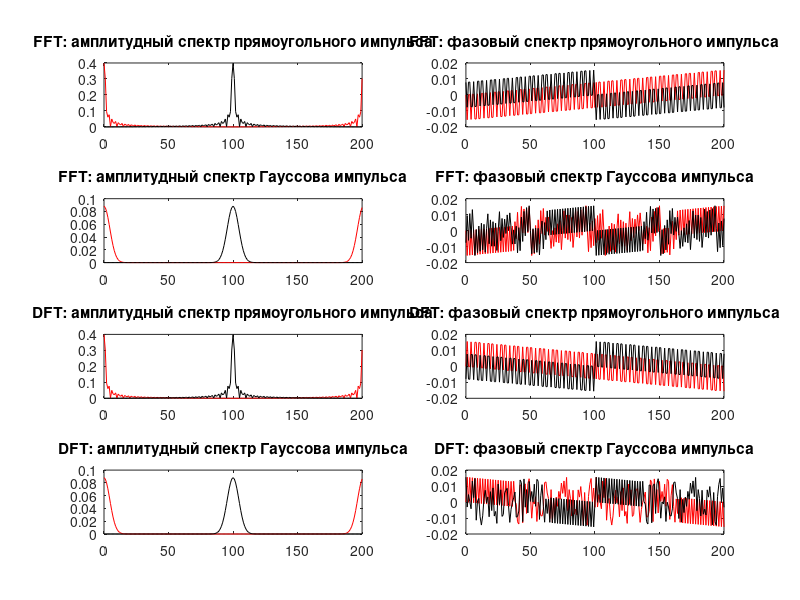

Source code (MATLAB):
function lab_2()
T = 2.0;
A = 1.0;
sigma = 0.5;

% Границы расчета
mult = 5;
t = -mult:0.05:mult;

% Расчет импульсных функций
x1 = zeros(size(t));
x1(abs(t) - T < 0) = 1;
x1(abs(t) == T) = 0.5;
x2 = A * exp(-(t/sigma).^2);

% FFT
yx1 = fft(x1);
yx2 = fft(x2);

% FFT 
yg1 = fftshift(yx1);
yg2 = fftshift(yx2);

% DFT 
zx1 = dft(x1);
zx2 = dft(x2);

% DFT 
zg1 = fftshift(zx1);
zg2 = fftshift(zx2);

M = 0:length(t)-1;

figure (1);
subplot(4,2,1);
plot(M,abs(yx1)/length(M),'r',M,abs(yg1)/length(M),'black');
title('FFT: амплитудный спектр прямоугольного импульса');
subplot(4,2,2);
plot(M,angle(yx1)/length(M),'r',M,angle(yg1)/length(M),'black');
title('FFT: фазовый спектр прямоугольного импульса');
subplot(4,2,3);
plot(M,abs(yx2)/length(M),'r',M,abs(yg2)/length(M),'black');
title('FFT: амплитудный спектр Гауссова импульса');
subplot(4,2,4);
plot(M,angle(yx2)/length(M),'r',M,angle(yg2)/length(M),'black');
title('FFT: фазовый спектр Гауссова импульса');

%figure (2);
subplot(4,2,5);
plot(M,abs(zx1)/length(M),'r',M,abs(zg1)/length(M),'black');
title('DFT: амплитудный спектр прямоугольного импульса');
subplot(4,2,6);
plot(M,angle(zx1)/length(M),'r',M,angle(zg1)/length(M),'black');
title('DFT: фазовый спектр прямоугольного импульса');
subplot(4,2,7);
plot(M,abs(zx2)/length(M),'r',M,abs(zg2)/length(M),'black');
title('DFT: амплитудный спектр Гауссова импульса');
subplot(4,2,8);
plot(M,angle(zx2)/length(M),'r',M,angle(zg2)/length(M),'black');
title('DFT: фазовый спектр Гауссова импульса');
end

% Дискретное преобразование функции Фурье 
function y = dft(x)
a = 0:length(x)-1;
b = -2 * pi * sqrt(-1) * a / length(x);
for i = 1:length(a)
	a(i) = 0;
	for j = 1:length(x)
		a(i) = a(i) + x(j) * exp(b(i) * j);
	end
end
y = a;
end